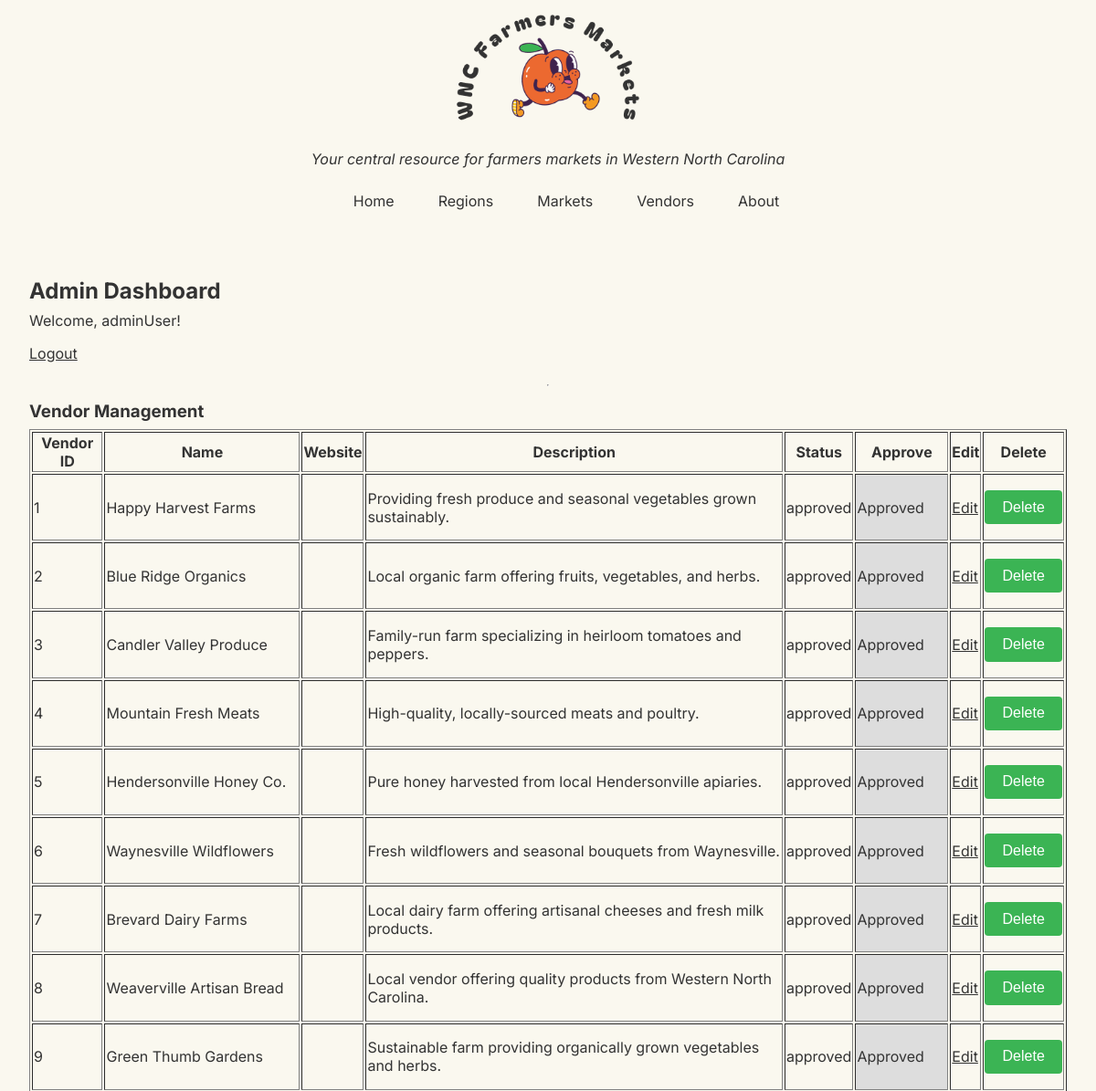
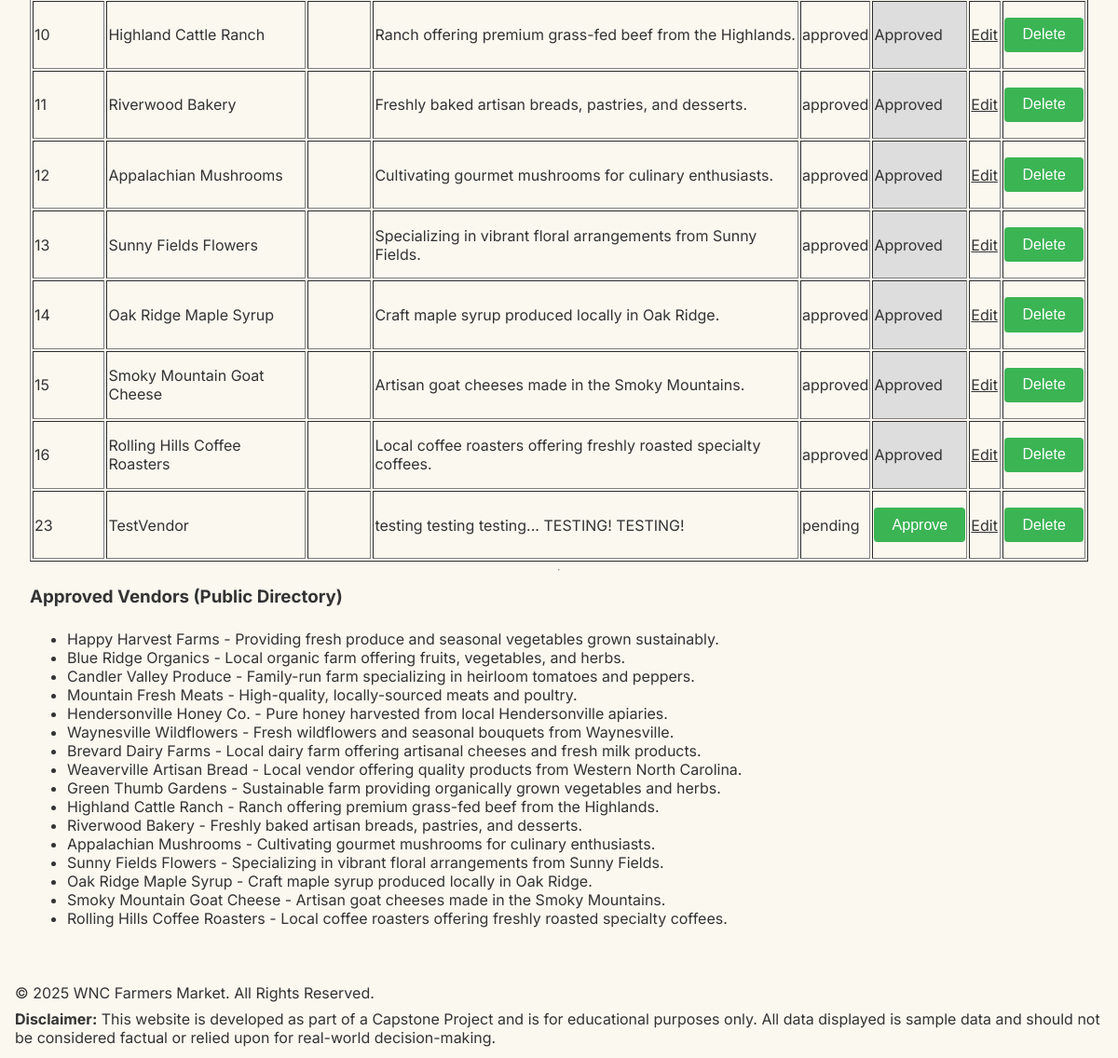
Page /public/admin.php (signed in) on the committed database (2 pictures, top to bottom).
### tables this page shows
CREATE TABLE `vendor` (
  `vendor_id` int(11) NOT NULL,
  `vendor_name` varchar(100) NOT NULL,
  `vendor_website` varchar(255) DEFAULT NULL,
  `vendor_logo` varchar(2083) DEFAULT NULL,
  `vendor_description` varchar(255) DEFAULT NULL,
  `status` varchar(20) NOT NULL DEFAULT 'pending'
);

### public/admin.php (the view, shortened to what this page needs)
<?php
$pdo = DatabaseObject::get_database();
$stmt = $pdo->query("SELECT * FROM vendor");
$vendors = $stmt->fetchAll(PDO::FETCH_ASSOC);
?>
<!DOCTYPE html>
<html lang="en">
<head>
</head>
<body>
  <main>
    <h2>Admin Dashboard</h2>
    <p>Welcome, <?= htmlspecialchars($_SESSION['username'] ?? 'Admin'); ?>!</p>
    <a href="logout.php">Logout</a>
    <hr>
    <h3>Vendor Management</h3>
    <?php if ($vendors): ?>
      <table border="1">
        <tr>
          <th>Vendor ID</th>
          <th>Name</th>
          <th>Website</th>
          <th>Description</th>
          <th>Status</th>
          <th>Approve</th>
          <th>Edit</th>
          <th>Delete</th>
        </tr>
        <?php foreach ($vendors as $vendor): ?>
          <tr>
            <td><?= htmlspecialchars($vendor['vendor_id']); ?></td>
            <td><?= htmlspecialchars($vendor['vendor_name']); ?></td>
            <td><?= htmlspecialchars($vendor['vendor_website']); ?></td>
            <td><?= htmlspecialchars($vendor['vendor_description']); ?></td>
            <td><?= htmlspecialchars($vendor['status']); ?></td>
            <td class="<?= $vendor['status'] === 'approved' ? 'approved-cell' : '' ?>">
              <?php if ($vendor['status'] === 'pending'): ?>
                <form method="post">
                  <button type="submit">Approve</button>
                </form>
              <?php else: ?>
                Approved
              <?php endif; ?>
            </td>
            <td>
              <a href="admin-edit-vendor.php?vendor_id=<?= htmlspecialchars($vendor['vendor_id']); ?>">Edit</a>
            </td>
            <td>
              <form method="post" onsubmit="return confirm('Are you sure you want to delete this vendor?');">
                <button type="submit">Delete</button>
              </form>
            </td>
          </tr>
        <?php endforeach; ?>
      </table>
    <?php else: ?>
      <p>No vendors found.</p>
    <?php endif; ?>
    <hr>
    <h3>Approved Vendors (Public Directory)</h3>
    <?php
    $stmt = $pdo->prepare("SELECT * FROM vendor WHERE status = 'approved'");
    $stmt->execute();
    $approved_vendors = $stmt->fetchAll(PDO::FETCH_ASSOC);
    if ($approved_vendors):
    ?>
      <ul>
        <?php foreach ($approved_vendors as $v): ?>
          <li><?= htmlspecialchars($v['vendor_name']); ?> - <?= htmlspecialchars($v['vendor_description']); ?></li>
        <?php endforeach; ?>
      </ul>
    <?php else: ?>
      <p>No approved vendors at this time.</p>
    <?php endif; ?>
  </main>
</body>
</html>

### public/css/farmers-market.css (style rules this page uses)
* { box-sizing: border-box; }
body { background-color: #faf8ef; font-family: 'Inter', sans-serif; color: #333; font-size: 16px; margin: 0 auto; }
h2, h3, h4 { margin: 0.5rem 0; }
label, input[type='text'], button { margin: 1rem 0; }
a { color: inherit; padding: 1rem 0; }
main, #seasonal-harvest, noscript { display: flex; flex-direction: column; justify-content: center; margin: 1rem; padding: 1rem; }
main p, #seasonal-harvest p { margin: 0; }
form button, form input[type='submit'] { background-color: #3bb454; border: none; border-radius: 4px; color: #fff; cursor: pointer; font-size: 1rem; margin: 1rem 0; padding: 0.6rem 1.2rem; transition: background-color 0.2s ease-in-out; }
.approved-cell { background-color: #ddd; }

### rows in the picture
vendor: vendor_id "1", vendor_name "Happy Harvest Farms", vendor_description "Providing fresh produce and seasonal vegetables grown sustainably.", status "approved", shows "Approved"
vendor: vendor_id "2", vendor_name "Blue Ridge Organics", vendor_description "Local organic farm offering fruits, vegetables, and herbs.", status "approved", shows "Approved"
vendor: vendor_id "3", vendor_name "Candler Valley Produce", vendor_description "Family-run farm specializing in heirloom tomatoes and peppers.", status "approved", shows "Approved"
vendor: vendor_id "4", vendor_name "Mountain Fresh Meats", vendor_description "High-quality, locally-sourced meats and poultry.", status "approved", shows "Approved"
vendor: vendor_id "5", vendor_name "Hendersonville Honey Co.", vendor_description "Pure honey harvested from local Hendersonville apiaries.", status "approved", shows "Approved"
vendor: vendor_id "6", vendor_name "Waynesville Wildflowers", vendor_description "Fresh wildflowers and seasonal bouquets from Waynesville.", status "approved", shows "Approved"
vendor: vendor_id "7", vendor_name "Brevard Dairy Farms", vendor_description "Local dairy farm offering artisanal cheeses and fresh milk products.", status "approved", shows "Approved"
vendor: vendor_id "8", vendor_name "Weaverville Artisan Bread", vendor_description "Local vendor offering quality products from Western North Carolina.", status "approved", shows "Approved"
vendor: vendor_id "9", vendor_name "Green Thumb Gardens", vendor_description "Sustainable farm providing organically grown vegetables and herbs.", status "approved", shows "Approved"
vendor: vendor_id "10", vendor_name "Highland Cattle Ranch", vendor_description "Ranch offering premium grass-fed beef from the Highlands.", status "approved", shows "Approved"
vendor: vendor_id "11", vendor_name "Riverwood Bakery", vendor_description "Freshly baked artisan breads, pastries, and desserts.", status "approved", shows "Approved"
vendor: vendor_id "12", vendor_name "Appalachian Mushrooms", vendor_description "Cultivating gourmet mushrooms for culinary enthusiasts.", status "approved", shows "Approved"
vendor: vendor_id "13", vendor_name "Sunny Fields Flowers", vendor_description "Specializing in vibrant floral arrangements from Sunny Fields.", status "approved", shows "Approved"
vendor: vendor_id "14", vendor_name "Oak Ridge Maple Syrup", vendor_description "Craft maple syrup produced locally in Oak Ridge.", status "approved", shows "Approved"
vendor: vendor_id "15", vendor_name "Smoky Mountain Goat Cheese", vendor_description "Artisan goat cheeses made in the Smoky Mountains.", status "approved", shows "Approved"
vendor: vendor_id "16", vendor_name "Rolling Hills Coffee Roasters", vendor_description "Local coffee roasters offering freshly roasted specialty coffees.", status "approved", shows "Approved"
vendor: vendor_id "23", vendor_name "TestVendor", vendor_description "testing testing testing... TESTING! TESTING!", status "pending"

### other values in the picture
$_SESSION['username'] "adminUser"
